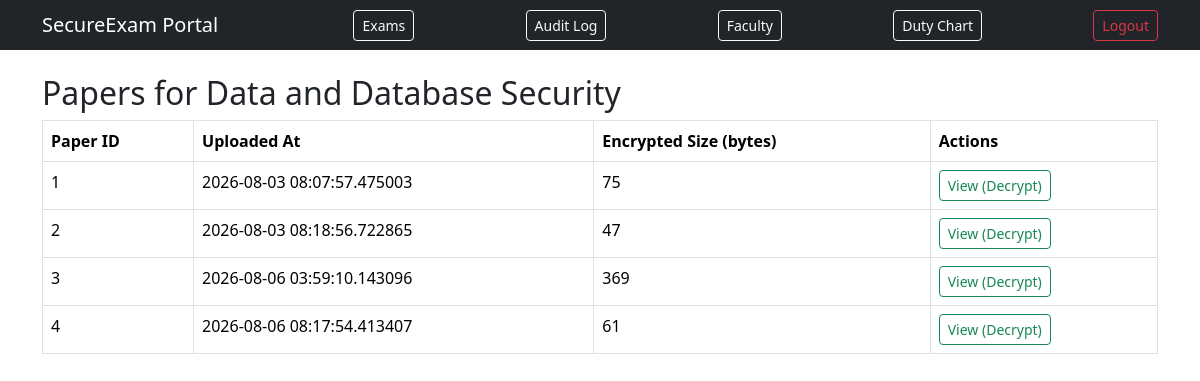
Screenshot of /exams/1/papers (signed in) with the database file from the repository.
### app/models.py (models this page shows)
class Exam(db.Model):
    id = db.Column(db.Integer, primary_key=True)
    subject = db.Column(db.String(120), nullable=False)
    scheduled_start = db.Column(db.DateTime, nullable=False)
    duration_minutes = db.Column(db.Integer, nullable=False)

class Paper(db.Model):
    id = db.Column(db.Integer, primary_key=True)
    exam_id = db.Column(db.Integer, db.ForeignKey('exam.id'), nullable=False)
    setter_id = db.Column(db.Integer, db.ForeignKey('user.id'), nullable=False)
    encrypted_content = db.Column(db.LargeBinary, nullable=False)
    uploaded_at = db.Column(db.DateTime, default=datetime.utcnow)

### app/exams/routes.py (the view)
@exams_bp.route('/exams/<int:exam_id>/papers')
@login_required
def list_papers(exam_id):
    exam = Exam.query.get_or_404(exam_id)
    papers = Paper.query.filter_by(exam_id=exam.id).all()
    return render_template('exams/papers.html', exam=exam, papers=papers)

### app/templates/exams/papers.html
{% extends "base.html" %}
{% block content %}
<h2>Papers for {{ exam.subject }}</h2>
<table class="table table-bordered">
  <thead><tr><th>Paper ID</th><th>Uploaded At</th><th>Encrypted Size (bytes)</th><th>Actions</th></tr></thead>
  <tbody>
    {% for paper in papers %}
    <tr>
      <td>{{ paper.id }}</td>
      <td>{{ paper.uploaded_at }}</td>
      <td>{{ paper.encrypted_content|length }}</td>
      <td><a href="{{ url_for('exams.view_paper', exam_id=exam.id, paper_id=paper.id) }}" class="btn btn-sm btn-outline-success">View (Decrypt)</a></td>
    </tr>
    {% endfor %}
  </tbody>
</table>
{% endblock %}

### rows the page displays
Exam: subject "Data and Database Security"
Paper: id "1", uploaded_at "2026-08-03 08:07:57.475003", encrypted_content|length "75"
Paper: id "2", uploaded_at "2026-08-03 08:18:56.722865", encrypted_content|length "47"
Paper: id "3", uploaded_at "2026-08-06 03:59:10.143096", encrypted_content|length "369"
Paper: id "4", uploaded_at "2026-08-06 08:17:54.413407", encrypted_content|length "61"
